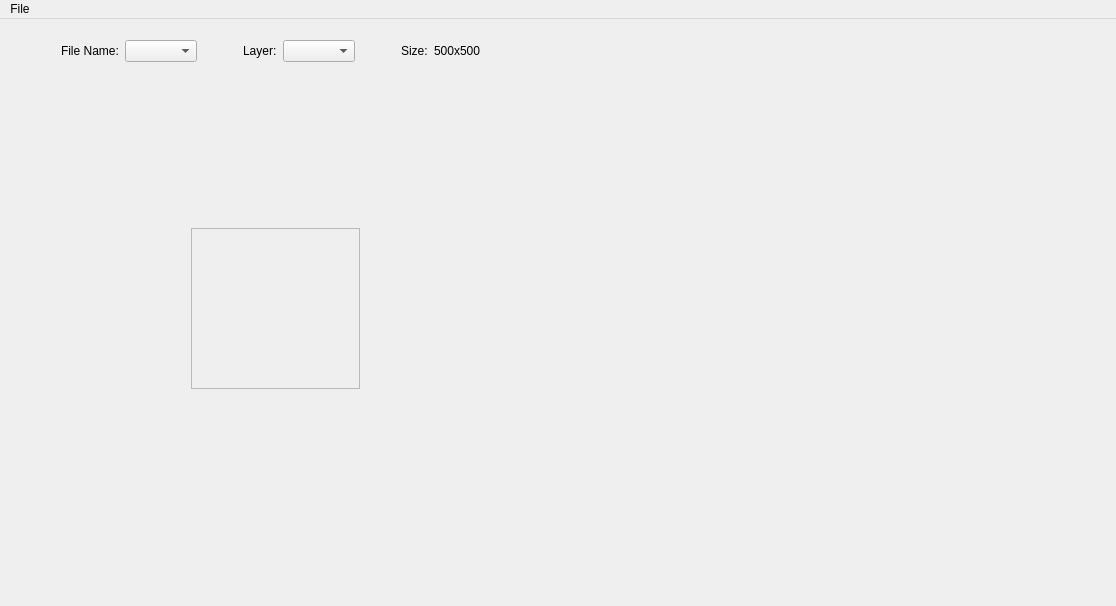
<?xml version="1.0" encoding="UTF-8"?>
<ui version="4.0">
 <class>Pyramid</class>
 <widget class="QMainWindow" name="Pyramid">
  <property name="geometry">
   <rect>
    <x>0</x>
    <y>0</y>
    <width>1116</width>
    <height>606</height>
   </rect>
  </property>
  <property name="windowTitle">
   <string>Pyramid</string>
  </property>
  <widget class="QWidget" name="centralWidget">
   <widget class="QWidget" name="layoutWidget">
    <property name="geometry">
     <rect>
      <x>10</x>
      <y>10</y>
      <width>531</width>
      <height>531</height>
     </rect>
    </property>
    <layout class="QVBoxLayout" name="verticalLayout_2">
     <item>
      <layout class="QHBoxLayout" name="horizontalLayout_4">
       <item>
        <layout class="QHBoxLayout" name="horizontalLayout_3">
         <item>
          <spacer name="horizontalSpacer_3">
           <property name="orientation">
            <enum>Qt::Horizontal</enum>
           </property>
           <property name="sizeHint" stdset="0">
            <size>
             <width>40</width>
             <height>20</height>
            </size>
           </property>
          </spacer>
         </item>
         <item>
          <widget class="QLabel" name="label">
           <property name="text">
            <string>File Name:</string>
           </property>
          </widget>
         </item>
         <item>
          <widget class="QComboBox" name="fileNameComboBox"/>
         </item>
         <item>
          <spacer name="horizontalSpacer_6">
           <property name="orientation">
            <enum>Qt::Horizontal</enum>
           </property>
           <property name="sizeHint" stdset="0">
            <size>
             <width>40</width>
             <height>20</height>
            </size>
           </property>
          </spacer>
         </item>
        </layout>
       </item>
       <item>
        <layout class="QHBoxLayout" name="horizontalLayout_2">
         <item>
          <widget class="QLabel" name="label_2">
           <property name="text">
            <string>Layer:</string>
           </property>
          </widget>
         </item>
         <item>
          <widget class="QComboBox" name="layerComboBox"/>
         </item>
         <item>
          <spacer name="horizontalSpacer_5">
           <property name="orientation">
            <enum>Qt::Horizontal</enum>
           </property>
           <property name="sizeHint" stdset="0">
            <size>
             <width>40</width>
             <height>20</height>
            </size>
           </property>
          </spacer>
         </item>
        </layout>
       </item>
       <item>
        <layout class="QHBoxLayout" name="horizontalLayout">
         <item>
          <widget class="QLabel" name="label_3">
           <property name="text">
            <string>Size:</string>
           </property>
          </widget>
         </item>
         <item>
          <widget class="QLabel" name="sizeLayerLabel">
           <property name="text">
            <string>500x500</string>
           </property>
          </widget>
         </item>
         <item>
          <spacer name="horizontalSpacer_4">
           <property name="orientation">
            <enum>Qt::Horizontal</enum>
           </property>
           <property name="sizeHint" stdset="0">
            <size>
             <width>40</width>
             <height>20</height>
            </size>
           </property>
          </spacer>
         </item>
        </layout>
       </item>
      </layout>
     </item>
     <item>
      <layout class="QVBoxLayout" name="verticalLayout">
       <item>
        <spacer name="verticalSpacer_2">
         <property name="orientation">
          <enum>Qt::Vertical</enum>
         </property>
         <property name="sizeHint" stdset="0">
          <size>
           <width>20</width>
           <height>40</height>
          </size>
         </property>
        </spacer>
       </item>
       <item>
        <layout class="QHBoxLayout" name="horizontalLayout_5">
         <item>
          <spacer name="horizontalSpacer">
           <property name="orientation">
            <enum>Qt::Horizontal</enum>
           </property>
           <property name="sizeHint" stdset="0">
            <size>
             <width>40</width>
             <height>20</height>
            </size>
           </property>
          </spacer>
         </item>
         <item>
          <widget class="QScrollArea" name="scrollArea">
           <property name="maximumSize">
            <size>
             <width>529</width>
             <height>499</height>
            </size>
           </property>
           <property name="widgetResizable">
            <bool>true</bool>
           </property>
           <widget class="QWidget" name="scrollAreaWidgetContents">
            <property name="geometry">
             <rect>
              <x>0</x>
              <y>0</y>
              <width>169</width>
              <height>157</height>
             </rect>
            </property>
           </widget>
          </widget>
         </item>
         <item>
          <spacer name="horizontalSpacer_2">
           <property name="orientation">
            <enum>Qt::Horizontal</enum>
           </property>
           <property name="sizeHint" stdset="0">
            <size>
             <width>40</width>
             <height>20</height>
            </size>
           </property>
          </spacer>
         </item>
        </layout>
       </item>
       <item>
        <spacer name="verticalSpacer">
         <property name="orientation">
          <enum>Qt::Vertical</enum>
         </property>
         <property name="sizeHint" stdset="0">
          <size>
           <width>20</width>
           <height>40</height>
          </size>
         </property>
        </spacer>
       </item>
      </layout>
     </item>
    </layout>
   </widget>
  </widget>
  <widget class="QMenuBar" name="menuBar">
   <property name="geometry">
    <rect>
     <x>0</x>
     <y>0</y>
     <width>1116</width>
     <height>21</height>
    </rect>
   </property>
   <widget class="QMenu" name="menuFile">
    <property name="title">
     <string>File</string>
    </property>
    <addaction name="actionOpen"/>
   </widget>
   <addaction name="menuFile"/>
  </widget>
  <action name="actionOpen">
   <property name="text">
    <string>Open</string>
   </property>
  </action>
 </widget>
 <layoutdefault spacing="6" margin="11"/>
 <resources/>
 <connections/>
</ui>
